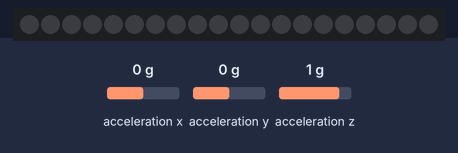
A sketch run on a simulated Arduino Mega 2560, built for the host (arithmetic inside an expression is 32-bit, double 64-bit). Parts: 20 RGB LEDs in strip order, left to right. Inputs (shaded band) come from the test bench; at power-on: acceleration y 0 g, acceleration z 1 g, acceleration x 0 g. Dim RGB values are drawn brighter than linear; random numbers use the default seed unless the sketch sets one.

Above: at 1.2 s.
1.3 s: acceleration y set to -1.4 g
At 1.48 s:
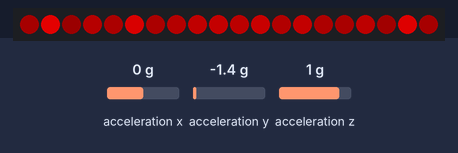
3.1 s: acceleration z set to -0.8 g
At 3.62 s:
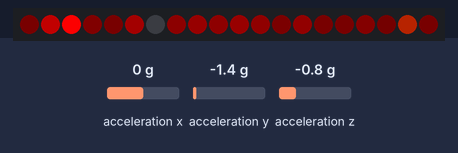
5.7 s: acceleration x set to -1.4 g
At 5.76 s:
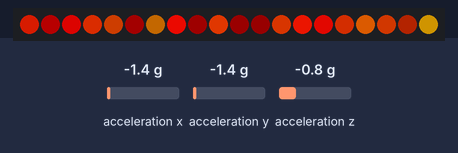
7.2 s: acceleration y set to 0.1 g
At 8.4 s:
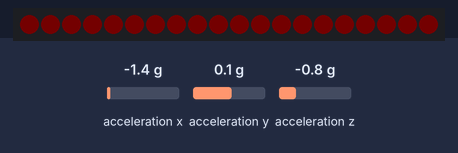
8.7 s: acceleration x set to -0.8 g
10.2 s: acceleration x set to 1.4 g
Timing chart, 0 to 12.7 s (numbered marks = the images above; inputs shaded):
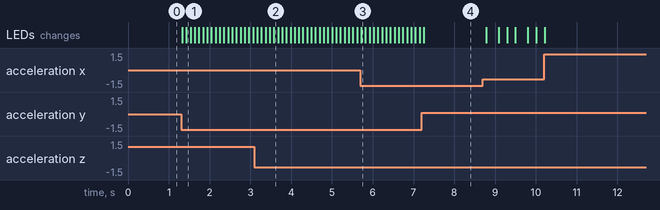

The sketch:

toolTesting.ino
```cpp
#include <FastLED.h>
#include <Adafruit_LIS3DH.h>
#include <Adafruit_Sensor.h>
#include <math.h>
#include <Wire.h>

#define ACCEL_INTERRUPT_PIN 27
#define ACCEL_ADDR 0x19
#define LEFT_BUTTON 4
#define RIGHT_BUTTON 5
#define LED_PIN 6
#define LED_COUNT 20
#define MAX_STATIONARY 248
#define CHANGE_COLOR 36
#define RANGE 8
#define FPS 10
#define SENSOR_SENSITIVITY LIS3DH_RANGE_4_G
#define GRAVITY 9.8

typedef struct firectx {
    uint8_t index;
    uint8_t brightness;
    uint8_t color;
    bool accending;
} firectx;
firectx ctx[LED_COUNT] = {0};

CRGB strip[LED_COUNT];
Adafruit_LIS3DH lis = Adafruit_LIS3DH(&Wire1);
float max_sensor_value = 0;
float avg = 0.0;

void setup() {
    Serial1.begin(115200);
    randomSeed(analogRead(9)); // Just make sure that this is unconnected.
    if (! lis.begin(ACCEL_ADDR)) {   // Express has 0x19
        while (1) yield();
    }
    lis.setRange(SENSOR_SENSITIVITY);
    if (SENSOR_SENSITIVITY == LIS3DH_RANGE_2_G) {
       max_sensor_value = GRAVITY * 2;
    } else if (SENSOR_SENSITIVITY == LIS3DH_RANGE_4_G) {
       max_sensor_value = GRAVITY * 4;
    } else if (SENSOR_SENSITIVITY == LIS3DH_RANGE_8_G) {
       max_sensor_value = GRAVITY * 8;
    } else if (SENSOR_SENSITIVITY == LIS3DH_RANGE_16_G) {
       max_sensor_value = GRAVITY * 16;
    }
    FastLED.addLeds<NEOPIXEL, LED_PIN>(strip, LED_COUNT);
    for (uint8_t idx = 0; idx < LED_COUNT; idx++) {
        ctx[idx].index = idx;
        ctx[idx].brightness = MAX_STATIONARY/2;
        ctx[idx].accending = false;
        setLed(&ctx[idx]);
    }
    FastLED.show();
}

void loop() {
    avg = calculateMagnitude();
    // max_brightness = uint8_t(avg * (MAX_MOVING - MAX_STATIONARY)) + MAX_STATIONARY);
    for (uint8_t idx = 0; idx < LED_COUNT; idx++) {
        setLed(&ctx[idx]);
    }
    FastLED.show();
    FastLED.delay(1000/FPS);
}

float calculateMagnitude() {
    sensors_event_t event = {0};
    float pitch = 0;
    float roll = 0;
    lis.getEvent(&event);
    pitch = atan(
        event.acceleration.y / (
            sqrtf(
                pow(event.acceleration.x, 2.0) + pow(event.acceleration.z, 2.0)
                )
            )
        );
    roll = atan(
            -1* event.acceleration.x / event.acceleration.z
        );
    Serial1.print("X:");
    Serial1.print(event.acceleration.x / max_sensor_value);
    Serial1.print("\n");
    Serial1.print("Y:");
    Serial1.print(event.acceleration.y / max_sensor_value);
    Serial1.print("\n");
    Serial1.print("Z:");
    Serial1.print(event.acceleration.z / max_sensor_value);
    Serial1.print("\n");
    Serial1.print("Roll:");
    Serial1.print(roll);
    Serial1.print("\n");
    Serial1.print("Pitch:");
    Serial1.print(pitch);
    Serial1.print("\n");
    return pitch;
}

void setLed(firectx* ctx) {
    // Start by setting the brightness.
    if (ctx->accending) {
        ctx->brightness = random(ctx->brightness, ctx->brightness + RANGE);
    } else {
        ctx->brightness = random(ctx->brightness - RANGE, ctx->brightness + 1);
    }

    // If the brightness is small enough, choose a different color.
    if (ctx->brightness < CHANGE_COLOR) {
        setPixelColors(ctx);
        ctx->accending = ~ctx->accending;
        ctx->brightness = CHANGE_COLOR + 1;
    } else if (ctx->brightness > MAX_STATIONARY) {
        ctx->accending = ~ctx->accending;
    } else {
        uint8_t val = random(10);
        if (val == 0) {
            ctx->accending = ~ctx->accending;
        }
    }
    strip[ctx->index] = CHSV(ctx->color, 255, uint8_t(ctx->brightness*avg));
}

void setPixelColors(firectx* ctx) {
    #define RED_RANGE 80
    #define ORANGE_RANGE 100
    #define TOTAL_RANGE ORANGE_RANGE
    uint32_t color = 0;
    uint8_t value = random(TOTAL_RANGE);
    if (value < RED_RANGE) {
        ctx->color = random(HUE_RED, HUE_ORANGE);
    } else if (value < ORANGE_RANGE) {
        ctx->color = random(HUE_ORANGE, HUE_YELLOW - 16);
    }
    // strip[ctx->index] = CHSV(ctx->color, random(100,256), ctx->brightness);
    strip[ctx->index] = CHSV(ctx->color, 255, ctx->brightness);
}
```

Measured:
- after the input at 1.3 s, the LEDs: first change at once (image 1 shows a later state)
